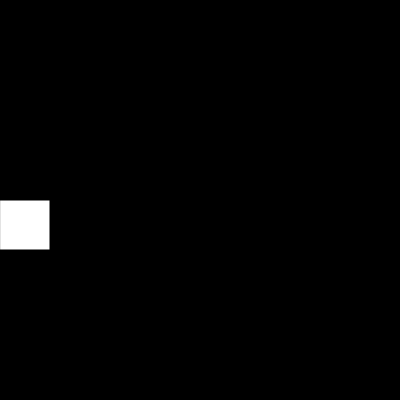
Frame 1 (no input)
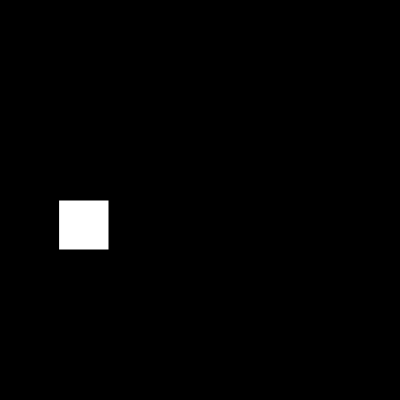
Frame 60 (no input)
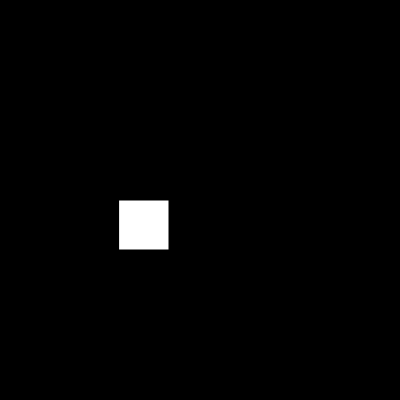
Frame 120 (the mouse pressed at the canvas centre since frame 60)

The p5.js sketch that drew these frames (run headless with seeded random() and noise() and a simulated clock; from frame 60 on, the mouse is pressed at the canvas centre):

// p5.js sketch
// ── sketch.js
let x = 0;
let s = 50;
let c;

function setup() {
  createCanvas(400, 400);
  colorMode(HSB);
  c = color(255,0,0);
}

function draw() {
  background(c);
  rect(x,200,s,s);
  x += 1;
}

function keyPressed(){
  s = random(10,100)
}

function mousePressed(){
  //change background color
  c - color(random(120,240),100,100)
}
